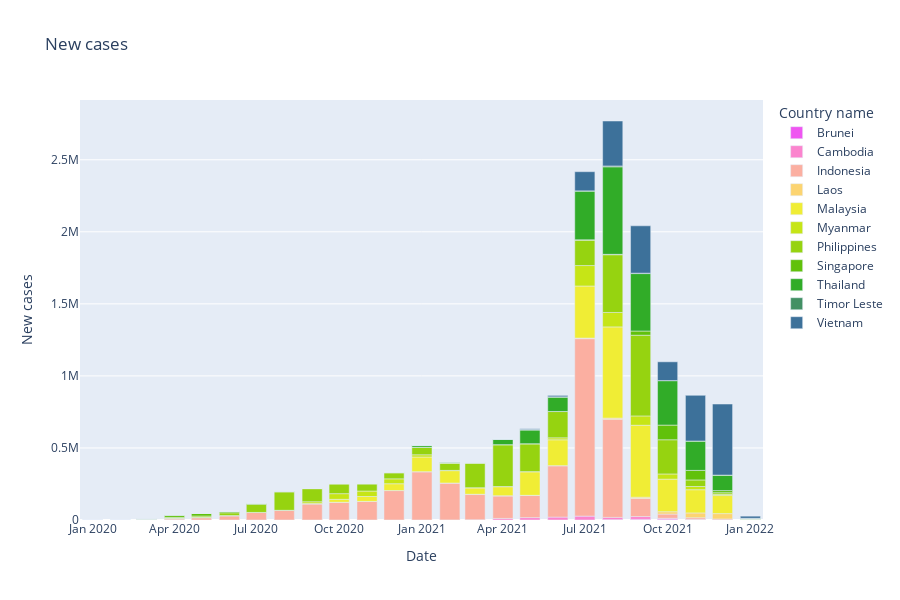

Write notebook code for a chart like this one.
### Code cell
fig = px.bar(df_covid_monthly, x = 'Date', y = 'New cases', color = 'Country name', height = 600,
            title='New cases', color_discrete_sequence=px.colors.cyclical.mygbm)
fig.show()

### Figure 1 — Plotly figure (JSON) as saved in the notebook; plotly's stock layout.template omitted (floating-point values rounded to 4 significant figures)
{"data": [{"alignmentgroup": "True", "hovertemplate": "Country name=Brunei<br>Date=%{x}<br>New cases=%{y}<extra></extra>", "legendgroup": "Brunei", "marker": {"color": "#ef55f1", "pattern": {"shape": ""}}, "name": "Brunei", "offsetgroup": "Brunei", "orientation": "v", "showlegend": true, "textposition": "auto", "type": "bar", "x": ["2020-03-01T00:00:00", "2020-04-01T00:00:00", "2020-05-01T00:00:00", "2020-06-01T00:00:00", "2020-07-01T00:00:00", "2020-08-01T00:00:00", "2020-09-01T00:00:00", "2020-10-01T00:00:00", "2020-11-01T00:00:00", "2020-12-01T00:00:00", "2021-01-01T00:00:00", "2021-02-01T00:00:00", "2021-03-01T00:00:00", "2021-04-01T00:00:00", "2021-05-01T00:00:00", "2021-06-01T00:00:00", "2021-07-01T00:00:00", "2021-08-01T00:00:00", "2021-09-01T00:00:00", "2021-10-01T00:00:00", "2021-11-01T00:00:00", "2021-12-01T00:00:00", "2022-01-01T00:00:00"], "xaxis": "x", "y": [129, 9, 3, 0, 0, 3, 2, 2, 2, 7, 23, 6, 26, 12, 18, 18, 77, 2375, 4404, 6014, 1928, 412, 0], "yaxis": "y"}, {"alignmentgroup": "True", "hovertemplate": "Country name=Cambodia<br>Date=%{x}<br>New cases=%{y}<extra></extra>", "legendgroup": "Cambodia", "marker": {"color": "#fb84ce", "pattern": {"shape": ""}}, "name": "Cambodia", "offsetgroup": "Cambodia", "orientation": "v", "showlegend": true, "textposition": "auto", "type": "bar", "x": ["2020-01-01T00:00:00", "2020-02-01T00:00:00", "2020-03-01T00:00:00", "2020-04-01T00:00:00", "2020-05-01T00:00:00", "2020-06-01T00:00:00", "2020-07-01T00:00:00", "2020-08-01T00:00:00", "2020-09-01T00:00:00", "2020-10-01T00:00:00", "2020-11-01T00:00:00", "2020-12-01T00:00:00", "2021-01-01T00:00:00", "2021-02-01T00:00:00", "2021-03-01T00:00:00", "2021-04-01T00:00:00", "2021-05-01T00:00:00", "2021-06-01T00:00:00", "2021-07-01T00:00:00", "2021-08-01T00:00:00", "2021-09-01T00:00:00", "2021-10-01T00:00:00", "2021-11-01T00:00:00", "2021-12-01T00:00:00", "2022-01-01T00:00:00"], "xaxis": "x", "y": [1, 0, 108, 13, 3, 16, 98, 35, 3, 14, 35, 52, 88, 354, 1620, 10962, 16692, 20291, 26858, 15812, 19596, 5871, 1612, 359, 14], "yaxis": "y"}, {"alignmentgroup": "True", "hovertemplate": "Country name=Indonesia<br>Date=%{x}<br>New cases=%{y}<extra></extra>", "legendgroup": "Indonesia", "marker": {"color": "#fbafa1", "pattern": {"shape": ""}}, "name": "Indonesia", "offsetgroup": "Indonesia", "orientation": "v", "showlegend": true, "textposition": "auto", "type": "bar", "x": ["2020-03-01T00:00:00", "2020-04-01T00:00:00", "2020-05-01T00:00:00", "2020-06-01T00:00:00", "2020-07-01T00:00:00", "2020-08-01T00:00:00", "2020-09-01T00:00:00", "2020-10-01T00:00:00", "2020-11-01T00:00:00", "2020-12-01T00:00:00", "2021-01-01T00:00:00", "2021-02-01T00:00:00", "2021-03-01T00:00:00", "2021-04-01T00:00:00", "2021-05-01T00:00:00", "2021-06-01T00:00:00", "2021-07-01T00:00:00", "2021-08-01T00:00:00", "2021-09-01T00:00:00", "2021-10-01T00:00:00", "2021-11-01T00:00:00", "2021-12-01T00:00:00", "2022-01-01T00:00:00"], "xaxis": "x", "y": [1528, 8590, 16355, 29912, 51991, 66420, 112212, 123080, 128795, 204315, 335116, 256320, 177078, 156656, 153335, 356569, 1231386, 680143, 125303, 29254, 12051, 6311, 274], "yaxis": "y"}, {"alignmentgroup": "True", "hovertemplate": "Country name=Laos<br>Date=%{x}<br>New cases=%{y}<extra></extra>", "legendgroup": "Laos", "marker": {"color": "#fcd471", "pattern": {"shape": ""}}, "name": "Laos", "offsetgroup": "Laos", "orientation": "v", "showlegend": true, "textposition": "auto", "type": "bar", "x": ["2020-03-01T00:00:00", "2020-04-01T00:00:00", "2020-05-01T00:00:00", "2020-06-01T00:00:00", "2020-07-01T00:00:00", "2020-08-01T00:00:00", "2020-09-01T00:00:00", "2020-10-01T00:00:00", "2020-11-01T00:00:00", "2020-12-01T00:00:00", "2021-01-01T00:00:00", "2021-02-01T00:00:00", "2021-03-01T00:00:00", "2021-04-01T00:00:00", "2021-05-01T00:00:00", "2021-06-01T00:00:00", "2021-07-01T00:00:00", "2021-08-01T00:00:00", "2021-09-01T00:00:00", "2021-10-01T00:00:00", "2021-11-01T00:00:00", "2021-12-01T00:00:00", "2022-01-01T00:00:00"], "xaxis": "x", "y": [9, 10, 0, 0, 1, 2, 1, 1, 15, 2, 3, 1, 4, 708, 1155, 209, 4178, 8716, 8831, 16425, 33467, 37322, 1023], "yaxis": "y"}, {"alignmentgroup": "True", "hovertemplate": "Country name=Malaysia<br>Date=%{x}<br>New cases=%{y}<extra></extra>", "legendgroup": "Malaysia", "marker": {"color": "#f0ed35", "pattern": {"shape": ""}}, "name": "Malaysia", "offsetgroup": "Malaysia", "orientation": "v", "showlegend": true, "textposition": "auto", "type": "bar", "x": ["2020-01-01T00:00:00", "2020-02-01T00:00:00", "2020-03-01T00:00:00", "2020-04-01T00:00:00", "2020-05-01T00:00:00", "2020-06-01T00:00:00", "2020-07-01T00:00:00", "2020-08-01T00:00:00", "2020-09-01T00:00:00", "2020-10-01T00:00:00", "2020-11-01T00:00:00", "2020-12-01T00:00:00", "2021-01-01T00:00:00", "2021-02-01T00:00:00", "2021-03-01T00:00:00", "2021-04-01T00:00:00", "2021-05-01T00:00:00", "2021-06-01T00:00:00", "2021-07-01T00:00:00", "2021-08-01T00:00:00", "2021-09-01T00:00:00", "2021-10-01T00:00:00", "2021-11-01T00:00:00", "2021-12-01T00:00:00", "2022-01-01T00:00:00"], "xaxis": "x", "y": [8, 21, 2737, 3236, 1817, 820, 337, 364, 1884, 20324, 34149, 47313, 101949, 85793, 44748, 63213, 163644, 179622, 361293, 632982, 499441, 225947, 161140, 125304, 3386], "yaxis": "y"}, {"alignmentgroup": "True", "hovertemplate": "Country name=Myanmar<br>Date=%{x}<br>New cases=%{y}<extra></extra>", "legendgroup": "Myanmar", "marker": {"color": "#c6e516", "pattern": {"shape": ""}}, "name": "Myanmar", "offsetgroup": "Myanmar", "orientation": "v", "showlegend": true, "textposition": "auto", "type": "bar", "x": ["2020-03-01T00:00:00", "2020-04-01T00:00:00", "2020-05-01T00:00:00", "2020-06-01T00:00:00", "2020-07-01T00:00:00", "2020-08-01T00:00:00", "2020-09-01T00:00:00", "2020-10-01T00:00:00", "2020-11-01T00:00:00", "2020-12-01T00:00:00", "2021-01-01T00:00:00", "2021-02-01T00:00:00", "2021-03-01T00:00:00", "2021-04-01T00:00:00", "2021-05-01T00:00:00", "2021-06-01T00:00:00", "2021-07-01T00:00:00", "2021-08-01T00:00:00", "2021-09-01T00:00:00", "2021-10-01T00:00:00", "2021-11-01T00:00:00", "2021-12-01T00:00:00", "2022-01-01T00:00:00"], "xaxis": "x", "y": [15, 136, 73, 75, 54, 529, 12491, 39333, 38007, 33917, 15515, 1751, 538, 383, 812, 13648, 141908, 100097, 64794, 35997, 22329, 8432, 112], "yaxis": "y"}, {"alignmentgroup": "True", "hovertemplate": "Country name=Philippines<br>Date=%{x}<br>New cases=%{y}<extra></extra>", "legendgroup": "Philippines", "marker": {"color": "#96d310", "pattern": {"shape": ""}}, "name": "Philippines", "offsetgroup": "Philippines", "orientation": "v", "showlegend": true, "textposition": "auto", "type": "bar", "x": ["2020-01-01T00:00:00", "2020-02-01T00:00:00", "2020-03-01T00:00:00", "2020-04-01T00:00:00", "2020-05-01T00:00:00", "2020-06-01T00:00:00", "2020-07-01T00:00:00", "2020-08-01T00:00:00", "2020-09-01T00:00:00", "2020-10-01T00:00:00", "2020-11-01T00:00:00", "2020-12-01T00:00:00", "2021-01-01T00:00:00", "2021-02-01T00:00:00", "2021-03-01T00:00:00", "2021-04-01T00:00:00", "2021-05-01T00:00:00", "2021-06-01T00:00:00", "2021-07-01T00:00:00", "2021-08-01T00:00:00", "2021-09-01T00:00:00", "2021-10-01T00:00:00", "2021-11-01T00:00:00", "2021-12-01T00:00:00", "2022-01-01T00:00:00"], "xaxis": "x", "y": [1, 2, 2081, 6404, 9598, 19428, 55840, 127465, 90875, 69035, 50901, 42434, 51554, 50734, 170936, 290172, 192841, 182258, 176406, 400892, 560109, 237310, 45458, 11245, 3507], "yaxis": "y"}, {"alignmentgroup": "True", "hovertemplate": "Country name=Singapore<br>Date=%{x}<br>New cases=%{y}<extra></extra>", "legendgroup": "Singapore", "marker": {"color": "#61c10b", "pattern": {"shape": ""}}, "name": "Singapore", "offsetgroup": "Singapore", "orientation": "v", "showlegend": true, "textposition": "auto", "type": "bar", "x": ["2020-01-01T00:00:00", "2020-02-01T00:00:00", "2020-03-01T00:00:00", "2020-04-01T00:00:00", "2020-05-01T00:00:00", "2020-06-01T00:00:00", "2020-07-01T00:00:00", "2020-08-01T00:00:00", "2020-09-01T00:00:00", "2020-10-01T00:00:00", "2020-11-01T00:00:00", "2020-12-01T00:00:00", "2021-01-01T00:00:00", "2021-02-01T00:00:00", "2021-03-01T00:00:00", "2021-04-01T00:00:00", "2021-05-01T00:00:00", "2021-06-01T00:00:00", "2021-07-01T00:00:00", "2021-08-01T00:00:00", "2021-09-01T00:00:00", "2021-10-01T00:00:00", "2021-11-01T00:00:00", "2021-12-01T00:00:00", "2022-01-01T00:00:00"], "xaxis": "x", "y": [13, 89, 824, 15243, 18715, 9023, 8298, 4607, 953, 250, 203, 381, 937, 400, 445, 764, 906, 528, 2402, 2639, 28901, 101853, 66351, 14680, 456], "yaxis": "y"}, {"alignmentgroup": "True", "hovertemplate": "Country name=Thailand<br>Date=%{x}<br>New cases=%{y}<extra></extra>", "legendgroup": "Thailand", "marker": {"color": "#31ac28", "pattern": {"shape": ""}}, "name": "Thailand", "offsetgroup": "Thailand", "orientation": "v", "showlegend": true, "textposition": "auto", "type": "bar", "x": ["2020-01-01T00:00:00", "2020-02-01T00:00:00", "2020-03-01T00:00:00", "2020-04-01T00:00:00", "2020-05-01T00:00:00", "2020-06-01T00:00:00", "2020-07-01T00:00:00", "2020-08-01T00:00:00", "2020-09-01T00:00:00", "2020-10-01T00:00:00", "2020-11-01T00:00:00", "2020-12-01T00:00:00", "2021-01-01T00:00:00", "2021-02-01T00:00:00", "2021-03-01T00:00:00", "2021-04-01T00:00:00", "2021-05-01T00:00:00", "2021-06-01T00:00:00", "2021-07-01T00:00:00", "2021-08-01T00:00:00", "2021-09-01T00:00:00", "2021-10-01T00:00:00", "2021-11-01T00:00:00", "2021-12-01T00:00:00", "2022-01-01T00:00:00"], "xaxis": "x", "y": [15, 23, 1609, 1303, 127, 90, 139, 102, 157, 215, 224, 3155, 12455, 6413, 2832, 36290, 94639, 99509, 337986, 607442, 398746, 308549, 203848, 107563, 3011], "yaxis": "y"}, {"alignmentgroup": "True", "hovertemplate": "Country name=Timor Leste<br>Date=%{x}<br>New cases=%{y}<extra></extra>", "legendgroup": "Timor Leste", "marker": {"color": "#439064", "pattern": {"shape": ""}}, "name": "Timor Leste", "offsetgroup": "Timor Leste", "orientation": "v", "showlegend": true, "textposition": "auto", "type": "bar", "x": ["2020-03-01T00:00:00", "2020-04-01T00:00:00", "2020-05-01T00:00:00", "2020-06-01T00:00:00", "2020-07-01T00:00:00", "2020-08-01T00:00:00", "2020-09-01T00:00:00", "2020-10-01T00:00:00", "2020-11-01T00:00:00", "2020-12-01T00:00:00", "2021-01-01T00:00:00", "2021-02-01T00:00:00", "2021-03-01T00:00:00", "2021-04-01T00:00:00", "2021-05-01T00:00:00", "2021-06-01T00:00:00", "2021-07-01T00:00:00", "2021-08-01T00:00:00", "2021-09-01T00:00:00", "2021-10-01T00:00:00", "2021-11-01T00:00:00", "2021-12-01T00:00:00", "2022-01-01T00:00:00"], "xaxis": "x", "y": [1, 23, 0, 0, 0, 3, 1, 2, 0, 14, 26, 43, 491, 1672, 4718, 2228, 1676, 5784, 2816, 292, 33, 14, 2], "yaxis": "y"}, {"alignmentgroup": "True", "hovertemplate": "Country name=Vietnam<br>Date=%{x}<br>New cases=%{y}<extra></extra>", "legendgroup": "Vietnam", "marker": {"color": "#3d719a", "pattern": {"shape": ""}}, "name": "Vietnam", "offsetgroup": "Vietnam", "orientation": "v", "showlegend": true, "textposition": "auto", "type": "bar", "x": ["2020-01-01T00:00:00", "2020-02-01T00:00:00", "2020-03-01T00:00:00", "2020-04-01T00:00:00", "2020-05-01T00:00:00", "2020-06-01T00:00:00", "2020-07-01T00:00:00", "2020-08-01T00:00:00", "2020-09-01T00:00:00", "2020-10-01T00:00:00", "2020-11-01T00:00:00", "2020-12-01T00:00:00", "2021-01-01T00:00:00", "2021-02-01T00:00:00", "2021-03-01T00:00:00", "2021-04-01T00:00:00", "2021-05-01T00:00:00", "2021-06-01T00:00:00", "2021-07-01T00:00:00", "2021-08-01T00:00:00", "2021-09-01T00:00:00", "2021-10-01T00:00:00", "2021-11-01T00:00:00", "2021-12-01T00:00:00", "2022-01-01T00:00:00"], "xaxis": "x", "y": [2, 14, 196, 58, 58, 27, 203, 486, 50, 86, 167, 118, 352, 631, 155, 325, 4504, 9620, 133008, 312036, 328659, 130367, 316960, 493175, 14835], "yaxis": "y"}], "layout": {"barmode": "relative", "height": 600, "legend": {"title": {"text": "Country name"}, "tracegroupgap": 0}, "title": {"text": "New cases"}, "xaxis": {"anchor": "y", "domain": [0, 1], "title": {"text": "Date"}}, "yaxis": {"anchor": "x", "domain": [0, 1], "title": {"text": "New cases"}}}}
